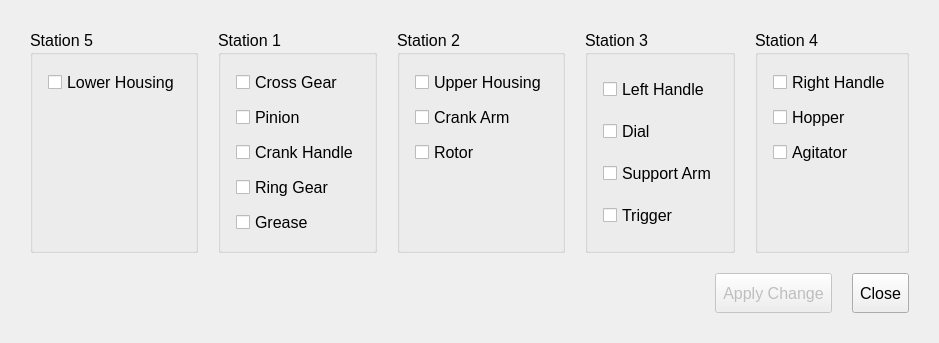
<?xml version="1.0" encoding="UTF-8"?>
<ui version="4.0">
 <class>PalletEditDialog</class>
 <widget class="QDialog" name="PalletEditDialog">
  <property name="geometry">
   <rect>
    <x>0</x>
    <y>0</y>
    <width>851</width>
    <height>297</height>
   </rect>
  </property>
  <property name="font">
   <font>
    <pointsize>12</pointsize>
   </font>
  </property>
  <property name="windowTitle">
   <string>Edit Pallet 123</string>
  </property>
  <layout class="QVBoxLayout" name="verticalLayout_6">
   <property name="spacing">
    <number>20</number>
   </property>
   <property name="leftMargin">
    <number>30</number>
   </property>
   <property name="topMargin">
    <number>30</number>
   </property>
   <property name="rightMargin">
    <number>30</number>
   </property>
   <property name="bottomMargin">
    <number>30</number>
   </property>
   <item>
    <layout class="QHBoxLayout" name="horizontalLayout_2">
     <item>
      <widget class="QGroupBox" name="station_5">
       <property name="title">
        <string>Station 5</string>
       </property>
       <layout class="QVBoxLayout" name="verticalLayout_5">
        <property name="spacing">
         <number>10</number>
        </property>
        <property name="leftMargin">
         <number>15</number>
        </property>
        <property name="topMargin">
         <number>15</number>
        </property>
        <property name="rightMargin">
         <number>15</number>
        </property>
        <property name="bottomMargin">
         <number>15</number>
        </property>
        <item>
         <widget class="QCheckBox" name="lower_housing">
          <property name="text">
           <string>Lower Housing</string>
          </property>
         </widget>
        </item>
        <item>
         <spacer name="verticalSpacer">
          <property name="orientation">
           <enum>Qt::Vertical</enum>
          </property>
          <property name="sizeHint" stdset="0">
           <size>
            <width>20</width>
            <height>40</height>
           </size>
          </property>
         </spacer>
        </item>
       </layout>
      </widget>
     </item>
     <item>
      <widget class="QGroupBox" name="station_1">
       <property name="title">
        <string>Station 1</string>
       </property>
       <layout class="QVBoxLayout" name="verticalLayout">
        <property name="spacing">
         <number>10</number>
        </property>
        <property name="leftMargin">
         <number>15</number>
        </property>
        <property name="topMargin">
         <number>15</number>
        </property>
        <property name="rightMargin">
         <number>15</number>
        </property>
        <property name="bottomMargin">
         <number>15</number>
        </property>
        <item>
         <widget class="QCheckBox" name="cross_gear">
          <property name="text">
           <string>Cross Gear</string>
          </property>
         </widget>
        </item>
        <item>
         <widget class="QCheckBox" name="pinion">
          <property name="text">
           <string>Pinion</string>
          </property>
         </widget>
        </item>
        <item>
         <widget class="QCheckBox" name="crank_handle">
          <property name="text">
           <string>Crank Handle</string>
          </property>
         </widget>
        </item>
        <item>
         <widget class="QCheckBox" name="ring_gear">
          <property name="text">
           <string>Ring Gear</string>
          </property>
         </widget>
        </item>
        <item>
         <widget class="QCheckBox" name="grease">
          <property name="text">
           <string>Grease</string>
          </property>
         </widget>
        </item>
       </layout>
      </widget>
     </item>
     <item>
      <widget class="QGroupBox" name="station_2">
       <property name="title">
        <string>Station 2</string>
       </property>
       <layout class="QVBoxLayout" name="verticalLayout_2">
        <property name="spacing">
         <number>10</number>
        </property>
        <property name="leftMargin">
         <number>15</number>
        </property>
        <property name="topMargin">
         <number>15</number>
        </property>
        <property name="rightMargin">
         <number>15</number>
        </property>
        <property name="bottomMargin">
         <number>15</number>
        </property>
        <item>
         <widget class="QCheckBox" name="upper_housing">
          <property name="text">
           <string>Upper Housing</string>
          </property>
         </widget>
        </item>
        <item>
         <widget class="QCheckBox" name="crank_arm">
          <property name="text">
           <string>Crank Arm</string>
          </property>
         </widget>
        </item>
        <item>
         <widget class="QCheckBox" name="rotor">
          <property name="text">
           <string>Rotor</string>
          </property>
         </widget>
        </item>
        <item>
         <spacer name="verticalSpacer_2">
          <property name="orientation">
           <enum>Qt::Vertical</enum>
          </property>
          <property name="sizeHint" stdset="0">
           <size>
            <width>20</width>
            <height>40</height>
           </size>
          </property>
         </spacer>
        </item>
       </layout>
      </widget>
     </item>
     <item>
      <widget class="QGroupBox" name="station_3">
       <property name="title">
        <string>Station 3</string>
       </property>
       <layout class="QVBoxLayout" name="verticalLayout_3">
        <property name="spacing">
         <number>10</number>
        </property>
        <property name="leftMargin">
         <number>15</number>
        </property>
        <property name="topMargin">
         <number>15</number>
        </property>
        <property name="rightMargin">
         <number>15</number>
        </property>
        <property name="bottomMargin">
         <number>15</number>
        </property>
        <item>
         <widget class="QCheckBox" name="left_handle">
          <property name="text">
           <string>Left Handle</string>
          </property>
         </widget>
        </item>
        <item>
         <widget class="QCheckBox" name="dial">
          <property name="text">
           <string>Dial</string>
          </property>
         </widget>
        </item>
        <item>
         <widget class="QCheckBox" name="support_arm">
          <property name="text">
           <string>Support Arm</string>
          </property>
         </widget>
        </item>
        <item>
         <widget class="QCheckBox" name="trigger">
          <property name="text">
           <string>Trigger</string>
          </property>
         </widget>
        </item>
       </layout>
      </widget>
     </item>
     <item>
      <widget class="QGroupBox" name="station_4">
       <property name="title">
        <string>Station 4</string>
       </property>
       <layout class="QVBoxLayout" name="verticalLayout_4">
        <property name="spacing">
         <number>10</number>
        </property>
        <property name="leftMargin">
         <number>15</number>
        </property>
        <property name="topMargin">
         <number>15</number>
        </property>
        <property name="rightMargin">
         <number>15</number>
        </property>
        <property name="bottomMargin">
         <number>15</number>
        </property>
        <item>
         <widget class="QCheckBox" name="right_handle">
          <property name="text">
           <string>Right Handle</string>
          </property>
         </widget>
        </item>
        <item>
         <widget class="QCheckBox" name="hopper">
          <property name="text">
           <string>Hopper</string>
          </property>
         </widget>
        </item>
        <item>
         <widget class="QCheckBox" name="agitator">
          <property name="text">
           <string>Agitator</string>
          </property>
         </widget>
        </item>
        <item>
         <spacer name="verticalSpacer_3">
          <property name="orientation">
           <enum>Qt::Vertical</enum>
          </property>
          <property name="sizeHint" stdset="0">
           <size>
            <width>20</width>
            <height>40</height>
           </size>
          </property>
         </spacer>
        </item>
       </layout>
      </widget>
     </item>
    </layout>
   </item>
   <item>
    <layout class="QHBoxLayout" name="horizontalLayout">
     <property name="spacing">
      <number>20</number>
     </property>
     <item>
      <spacer name="horizontalSpacer">
       <property name="orientation">
        <enum>Qt::Horizontal</enum>
       </property>
       <property name="sizeHint" stdset="0">
        <size>
         <width>40</width>
         <height>20</height>
        </size>
       </property>
      </spacer>
     </item>
     <item>
      <widget class="QToolButton" name="btn_apply">
       <property name="enabled">
        <bool>false</bool>
       </property>
       <property name="minimumSize">
        <size>
         <width>0</width>
         <height>40</height>
        </size>
       </property>
       <property name="text">
        <string>Apply Change</string>
       </property>
      </widget>
     </item>
     <item>
      <widget class="QToolButton" name="btn_close">
       <property name="minimumSize">
        <size>
         <width>0</width>
         <height>40</height>
        </size>
       </property>
       <property name="text">
        <string>Close</string>
       </property>
      </widget>
     </item>
    </layout>
   </item>
  </layout>
 </widget>
 <resources/>
 <connections/>
</ui>
